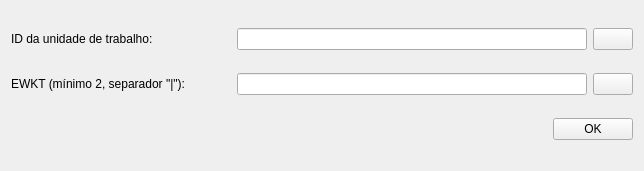
<?xml version="1.0" encoding="UTF-8"?>
<ui version="4.0">
 <class>Form</class>
 <widget class="QWidget" name="Form">
  <property name="geometry">
   <rect>
    <x>0</x>
    <y>0</y>
    <width>644</width>
    <height>171</height>
   </rect>
  </property>
  <property name="windowTitle">
   <string>Form</string>
  </property>
  <layout class="QGridLayout" name="gridLayout">
   <item row="2" column="0">
    <layout class="QHBoxLayout" name="horizontalLayout_2">
     <item>
      <spacer name="horizontalSpacer">
       <property name="orientation">
        <enum>Qt::Horizontal</enum>
       </property>
       <property name="sizeHint" stdset="0">
        <size>
         <width>219</width>
         <height>20</height>
        </size>
       </property>
      </spacer>
     </item>
     <item>
      <widget class="QPushButton" name="okBtn">
       <property name="text">
        <string>OK</string>
       </property>
      </widget>
     </item>
    </layout>
   </item>
   <item row="0" column="0">
    <layout class="QHBoxLayout" name="horizontalLayout_3">
     <item>
      <widget class="QLabel" name="label">
       <property name="sizePolicy">
        <sizepolicy hsizetype="Fixed" vsizetype="Preferred">
         <horstretch>0</horstretch>
         <verstretch>0</verstretch>
        </sizepolicy>
       </property>
       <property name="minimumSize">
        <size>
         <width>220</width>
         <height>0</height>
        </size>
       </property>
       <property name="maximumSize">
        <size>
         <width>220</width>
         <height>16777215</height>
        </size>
       </property>
       <property name="text">
        <string>ID da unidade de trabalho:</string>
       </property>
      </widget>
     </item>
     <item>
      <layout class="QHBoxLayout" name="horizontalLayout">
       <item>
        <widget class="QLineEdit" name="workspacesIdLe"/>
       </item>
       <item>
        <widget class="QPushButton" name="extractFieldBtn">
         <property name="text">
          <string/>
         </property>
        </widget>
       </item>
      </layout>
     </item>
    </layout>
   </item>
   <item row="1" column="0">
    <layout class="QHBoxLayout" name="horizontalLayout_4">
     <item>
      <widget class="QLabel" name="label_2">
       <property name="sizePolicy">
        <sizepolicy hsizetype="Fixed" vsizetype="Preferred">
         <horstretch>0</horstretch>
         <verstretch>0</verstretch>
        </sizepolicy>
       </property>
       <property name="minimumSize">
        <size>
         <width>220</width>
         <height>0</height>
        </size>
       </property>
       <property name="maximumSize">
        <size>
         <width>220</width>
         <height>16777215</height>
        </size>
       </property>
       <property name="text">
        <string>EWKT (mínimo 2, separador &quot;|&quot;):</string>
       </property>
      </widget>
     </item>
     <item>
      <layout class="QHBoxLayout" name="horizontalLayout_5">
       <item>
        <widget class="QLineEdit" name="ewktLe"/>
       </item>
       <item>
        <widget class="QPushButton" name="extractEWKTBtn">
         <property name="text">
          <string/>
         </property>
        </widget>
       </item>
      </layout>
     </item>
    </layout>
   </item>
  </layout>
 </widget>
 <resources/>
 <connections/>
</ui>
